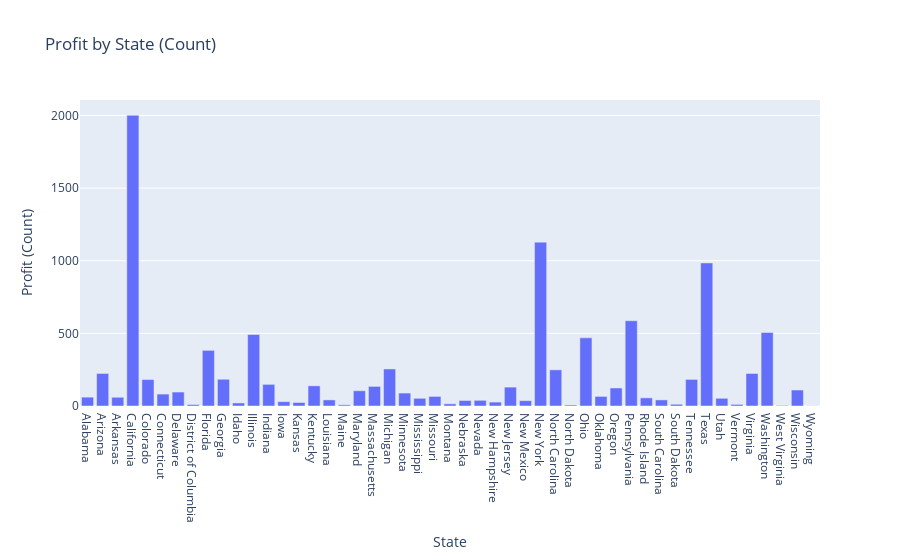

Notebook code for this chart:
### Code cell
# <<-- People count by State -->>

if isinstance(df, (pd.DatetimeIndex, pd.MultiIndex)):
	df = df.to_frame(index=False)

# remove any pre-existing indices for ease of use in the D-Tale code, but this is not required
df = df.reset_index().drop('index', axis=1, errors='ignore')
df.columns = [str(c) for c in df.columns]  # update columns to strings in case they are numbers

chart_data = pd.concat([
	df['State'],
	df['Profit'],
], axis=1)
chart_data = chart_data.sort_values(['State'])
chart_data = chart_data.rename(columns={'State': 'x'})
chart_data = chart_data.groupby(['x'])[['Profit']].count().reset_index()
chart_data = chart_data.dropna()

import plotly.graph_objs as go

charts = []
charts.append(go.Bar(
	x=chart_data['x'],
	y=chart_data['Profit']
))

figure = go.Figure(data=charts, layout=go.Layout({
    'barmode': 'group',
    'legend': {'orientation': 'h'},
    'title': {'text': 'Profit by State (Count)'},
    'xaxis': {'title': {'text': 'State'}},
    'yaxis': {'title': {'text': 'Profit (Count)'}}
}))

figure

### Figure 1 — Plotly figure (JSON) as saved in the notebook; plotly's stock layout.template omitted (floating-point values rounded to 4 significant figures)
{"data": [{"type": "bar", "x": ["Alabama", "Arizona", "Arkansas", "California", "Colorado", "Connecticut", "Delaware", "District of Columbia", "Florida", "Georgia", "Idaho", "Illinois", "Indiana", "Iowa", "Kansas", "Kentucky", "Louisiana", "Maine", "Maryland", "Massachusetts", "Michigan", "Minnesota", "Mississippi", "Missouri", "Montana", "Nebraska", "Nevada", "New Hampshire", "New Jersey", "New Mexico", "New York", "North Carolina", "North Dakota", "Ohio", "Oklahoma", "Oregon", "Pennsylvania", "Rhode Island", "South Carolina", "South Dakota", "Tennessee", "Texas", "Utah", "Vermont", "Virginia", "Washington", "West Virginia", "Wisconsin", "Wyoming"], "y": [61, 224, 60, 2001, 182, 82, 96, 10, 383, 184, 21, 492, 149, 30, 24, 139, 42, 8, 105, 135, 255, 89, 53, 66, 15, 38, 39, 27, 130, 37, 1128, 249, 7, 469, 66, 124, 587, 56, 42, 12, 183, 985, 53, 11, 224, 506, 4, 110, 1]}], "layout": {"barmode": "group", "legend": {"orientation": "h"}, "title": {"text": "Profit by State (Count)"}, "xaxis": {"title": {"text": "State"}}, "yaxis": {"title": {"text": "Profit (Count)"}}}}
